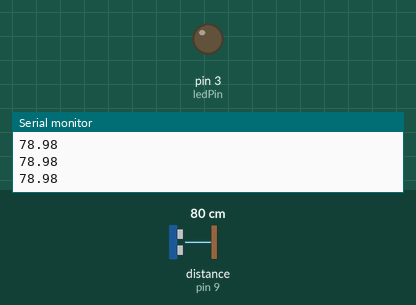
This sketch was run on a simulated Arduino Uno, built with avr-gcc and run on an emulated ATmega328P. On the bench: output pins drawn as LEDs (lit = HIGH), the last lines printed to the serial monitor. Wiring (inferred from the names in the program): ultrasonic range finder: trigger pin 10; echo pin 9. The test bench sets the inputs (shaded band); at power-on: distance to the obstacle (sensor on pin 9) 80 cm. The echo pulse lasts 58.3 µs per cm; pins used as bus, display or sensor lines are not drawn.

Above: at 1.2 s.
1.3 s: distance to the obstacle (sensor on pin 9) set to 2 cm
At 1.9 s:
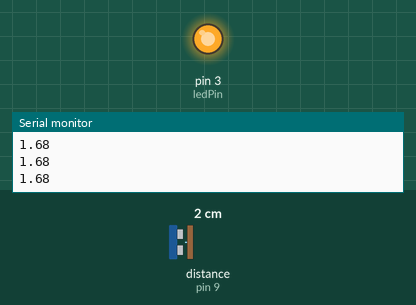
2.8 s: distance to the obstacle (sensor on pin 9) set to 9 cm
At 3.6 s:
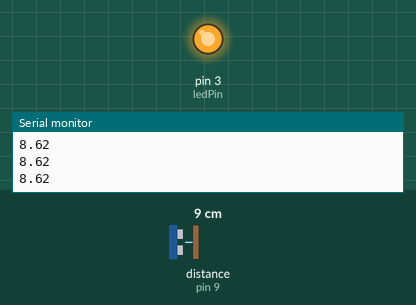
4.3 s: distance to the obstacle (sensor on pin 9) set to 12 cm
At 5.5 s:
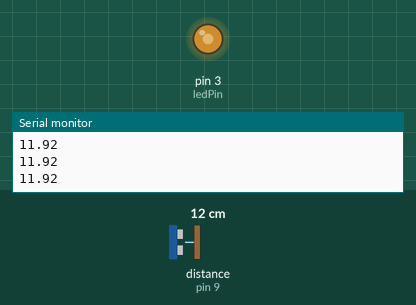
5.8 s: distance to the obstacle (sensor on pin 9) set to 18 cm
At 6.4 s:
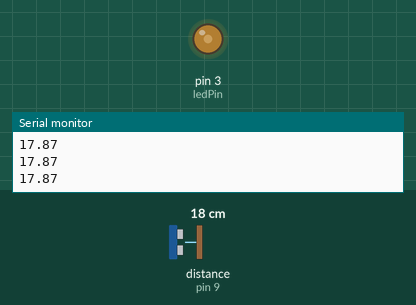
7.3 s: distance to the obstacle (sensor on pin 9) set to 23 cm
At 8.5 s:
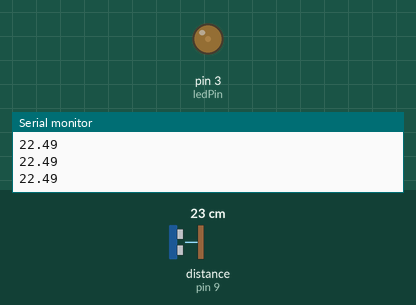
Timing chart, 0 to 9.8 s (numbered marks = the images above; inputs shaded):
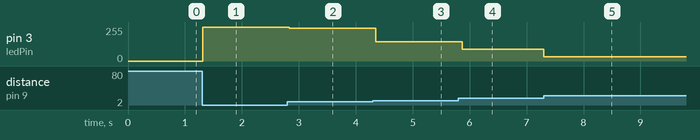

The sketch:

UltrasonicSensor.ino
```cpp
//Source: https://www.youtube.com/watch?v=KGwtit2bFyo

const int trigPin = 10;
const int echoPin = 9;
const int ledPin = 3;

float duration, distance;

void setup()
{
    Serial.begin(9600);

  pinMode(trigPin, OUTPUT);
  pinMode(echoPin, INPUT);
  pinMode(ledPin, OUTPUT);

}

void loop()
{
  digitalWrite(trigPin, LOW);
  digitalWrite(trigPin, HIGH);
  digitalWrite(trigPin, LOW);
  duration = pulseIn(echoPin, HIGH);

  distance = (duration*0.034) / 2;

  Serial.println(distance);

  if (distance < 10) {
    analogWrite(ledPin, 255 - distance);

    delay(100);
  }

  else if (distance > 10 && distance < 15) {
          analogWrite(ledPin, 255 - (distance + 100));

              delay(100);

  }

  else if (distance > 15 && distance < 20) {
              analogWrite(ledPin, 255 - (distance + 150));

                  delay(100);

  }

  else if (distance > 20 && distance < 30) {
    analogWrite(ledPin, 255 - (distance + 200));

        delay(100);


  }

  else if (distance >= 255) {
    analogWrite(ledPin, 0);

        delay(100);

  }
}
```

Measured:
- the behaviour switches between 10 and 11 cm on distance to the obstacle (sensor on pin 9) (found by bisection; images 2 and 3)
- the behaviour switches between 15 and 16 cm on distance to the obstacle (sensor on pin 9) (found by bisection; images 3 and 4)
- the behaviour switches between 20 and 21 cm on distance to the obstacle (sensor on pin 9) (found by bisection; images 4 and 5)
- after the input at 1.3 s, pin 3 (ledPin): 0/255 → 253/255 at once
- after the input at 2.8 s, pin 3 (ledPin): 253/255 → 246/255 at once
- after the input at 4.3 s, pin 3 (ledPin): 246/255 → 143/255 after 0.05 s
- after the input at 5.8 s, pin 3 (ledPin): 143/255 → 87/255 after 0.07 s
- after the input at 7.3 s, pin 3 (ledPin): 87/255 → 32/255 at once
